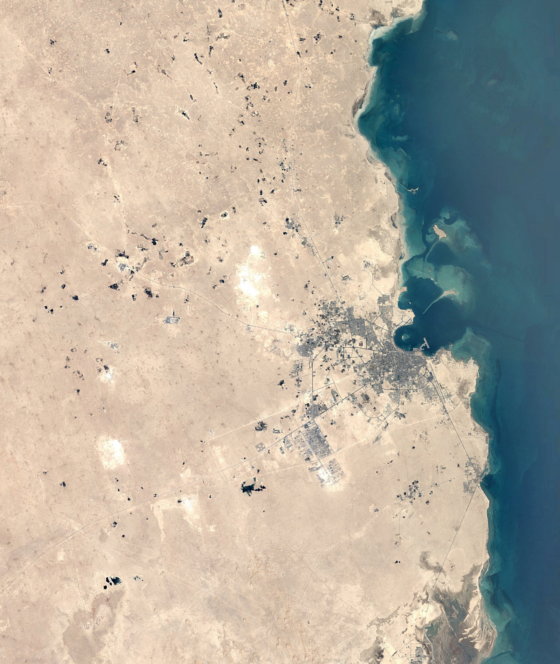
#> input picture data/1987.png, 560 x 664 px; its folder holds only this picture in this run
$ python -i img.py   (imports and definitions only)
#> lines starting #> are read from the running program, lines starting #| are printed output that depends on the picture
import  os

import  numpy       as np
import  tensorflow  as tf
import  PIL
import  time

from    .                                       import const, util
from    glob                                    import glob
from    tensorflow.keras.preprocessing.image    import load_img, img_to_array
from    tensorflow.keras.preprocessing.image    import save_img, array_to_img
from    .const                                  import info


# [22 lines left out: functions normalize, denormalize, not called in this run]

def filter(image):
    sharpness = PIL.ImageEnhance.Sharpness(image);
    __image = sharpness.enhance(1.2);
    contrast = PIL.ImageEnhance.Contrast(__image);
    __image = contrast.enhance(1.55);
    brightness = PIL.ImageEnhance.Brightness(__image);
    __image = brightness.enhance(0.8);
    return __image;


# [76 lines left out: functions create_clip, crop_clip, save_png, save_npz, load_png, not called in this run]

def load_npz(path):
    return np.load(path)["arr_0"];

def npz_to_tensor(npz):
    return tf.convert_to_tensor(npz, dtype = tf.float32);

# [53 lines left out: functions tensor_to_clip, resize_clip, resize_tensor, process, not called in this run]

>>> from PIL import Image
>>> picture = Image.open('../data/1987.png')
#> picture is the input picture: PIL image 560x664 RGB; mean R, G, B 180.3, 173.3, 160.2
>>> result = filter(picture)
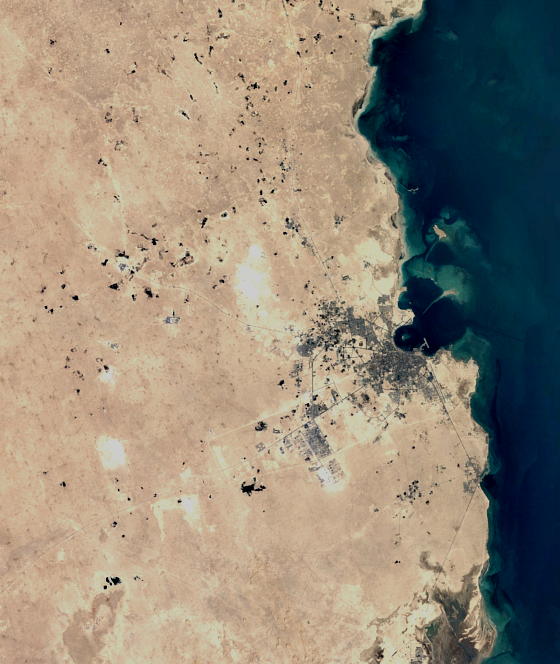
#> result: PIL image 560x664 RGB; mean R, G, B 147.5, 136.9, 120.8
